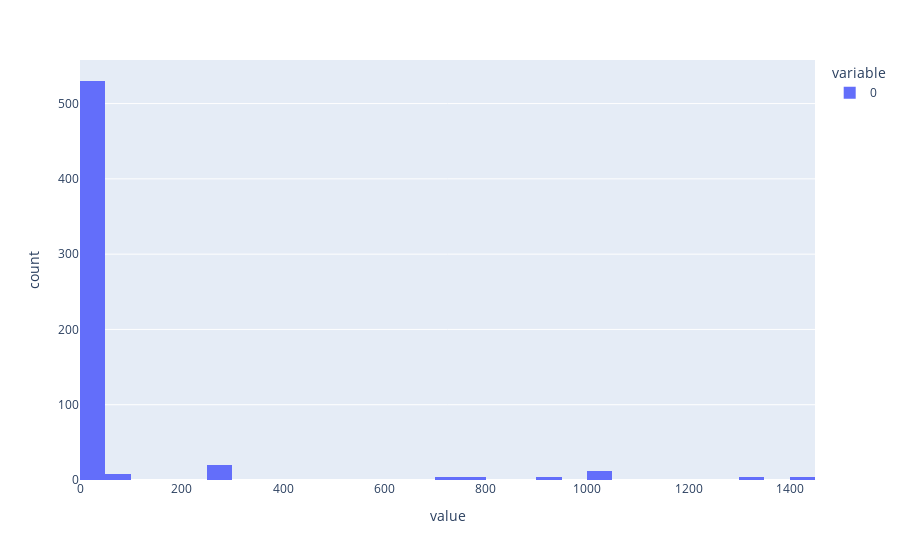

Source (notebook cell):
### Markdown cell above
# Missing values in sensor data

### Code cell
px.histogram(sensor_data.isnull().sum())

### Figure 1 — Plotly figure (JSON) as saved in the notebook; plotly's stock layout.template omitted (floating-point values rounded to 4 significant figures; data arrays with more than 128 entries replaced by an {"elided": "..."} marker saying what was removed)
{"data": [{"alignmentgroup": "True", "bingroup": "x", "hovertemplate": "variable=0<br>value=%{x}<br>count=%{y}<extra></extra>", "legendgroup": "0", "marker": {"color": "#636efa", "pattern": {"shape": ""}}, "name": "0", "offsetgroup": "0", "orientation": "v", "showlegend": true, "type": "histogram", "x": {"elided": "590 int values"}, "xaxis": "x", "yaxis": "y"}], "layout": {"barmode": "relative", "legend": {"title": {"text": "variable"}, "tracegroupgap": 0}, "margin": {"t": 60}, "xaxis": {"anchor": "y", "domain": [0, 1], "title": {"text": "value"}}, "yaxis": {"anchor": "x", "domain": [0, 1], "title": {"text": "count"}}}}
